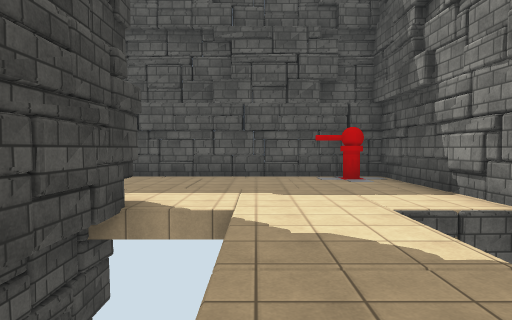
[1] (above)

17 first-person views from a walk through a 3-D level made in the Unity game engine. The camera is 1.4 m above the floor, tilts 2° down and sees 75° across. The floor is counted in squares, 2 m on a side. Each view is taken from the middle of a square. On the plan, view 1 faces up. The plan holds only what a view shows up to about 10 squares ahead; the rest is blank. The place goes on beyond the plan. The player character is not drawn. Some animated figures are not drawn. Surface patterns are stand-ins for the level's own textures.

[2]
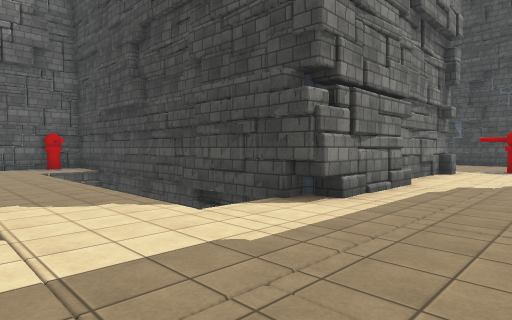

[3]
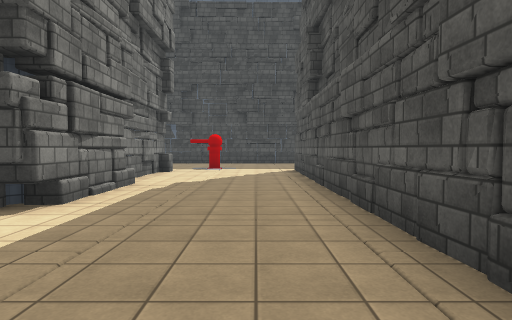

[4]
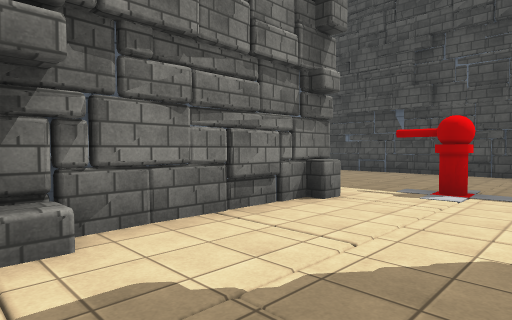

[5]
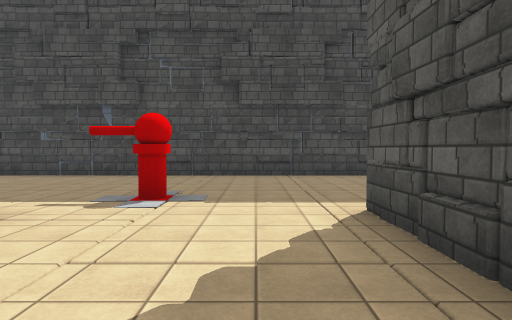

[6]
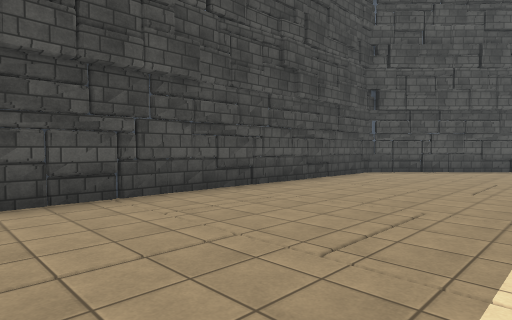

[7]
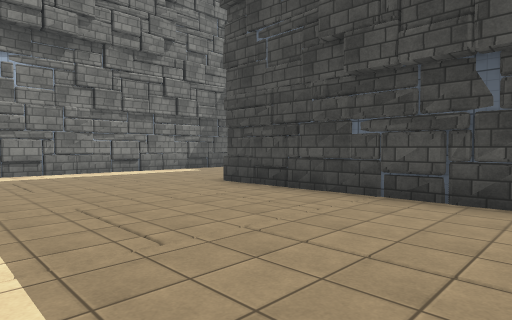

[8]
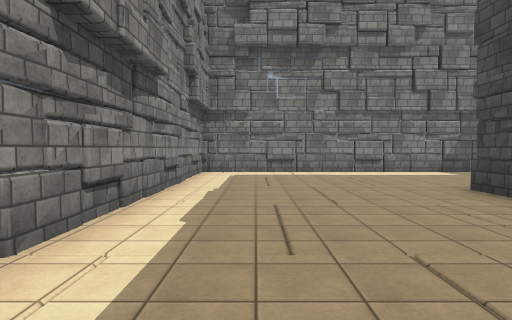

[9]
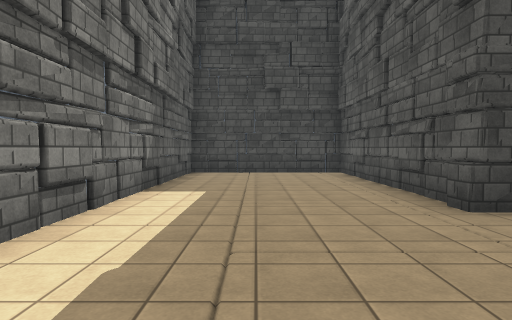

[10]
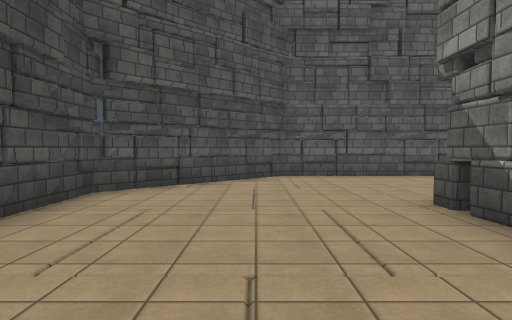

[11]
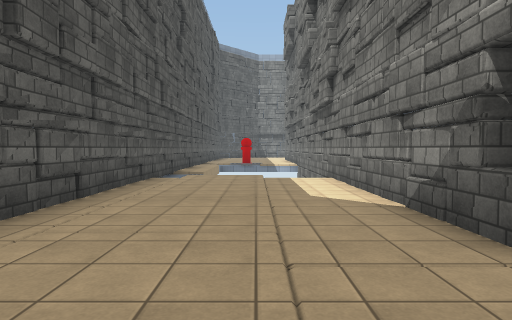

[12]
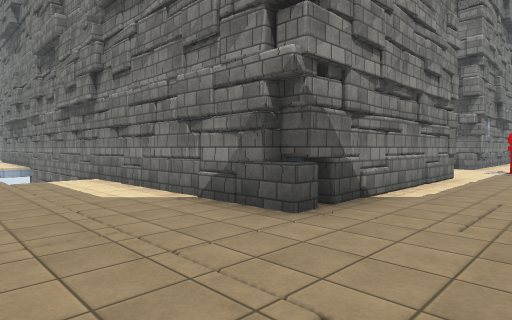

[13]
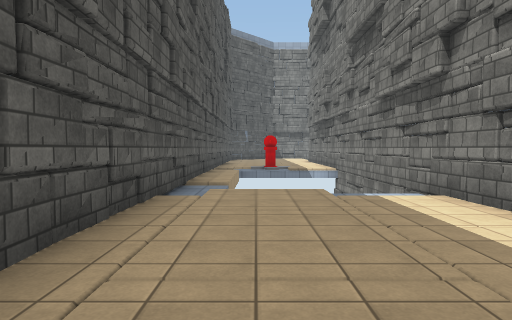

[14]
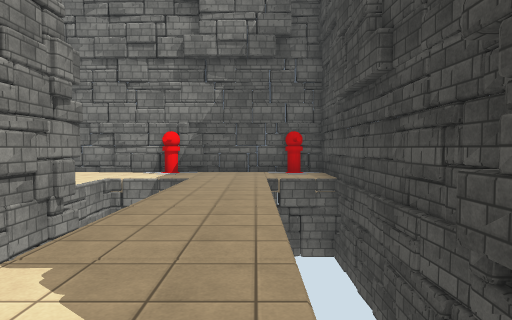

[15]
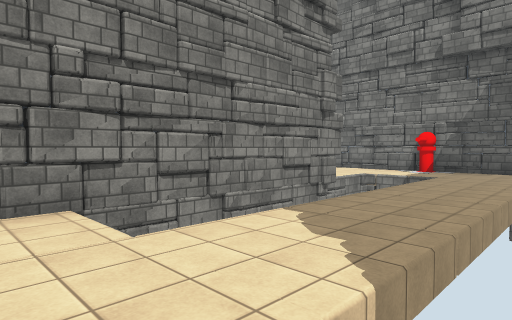

[16]
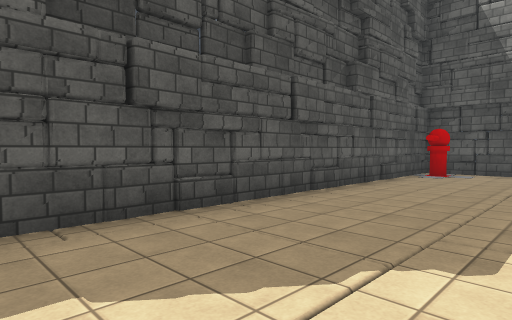

[17]
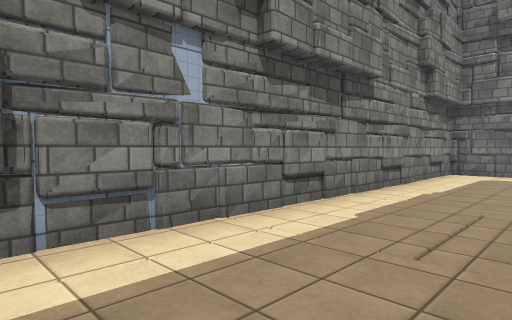

### Floor plan
Key: @ floor where view 1 was taken; # wall or solid block; x gap in a wall; . main floor; - floor 0.25 m lower than the main floor; / step, stairs or slope; = window, fence, low wall or low ledge; T turret.
Columns run from 20 left of view 1 to 5 right of it. Each row starts with its distance up from view 1.
 19          ##############
 18         ##......//-/...
 17        ##.........
 16       ##........./
 15       #........../
 14       #.....#######
 13       #.....#
 12       #.....#
 11       #.....#
 10       #.....#
  9       #.....##########
  8       #...............T#
  7       #................#
  6       #...T............#
  5       #................#
  4       #.....#######....#
  3       #.....#     #=.. #
  2       #.....#     ##..
  1       #.....#      #..
  0       #.....#       @.
 -1 #######.....#       .. #
 -2 #...........#       .. x
 -3 #...........#       ..
 -4 #...........#     # ..
 -5 #...........#     #.......
 -6 #############     #T##T###

Where each view was taken, in squares from view 1:
view 1: 0 up, 0 right, facing up
view 2: 7 up, 2 right, facing down-left
view 3: 7 up, 2 right, facing left
view 4: 7 up, 4 left, facing down-left
view 5: 7 up, 5 left, facing left
view 6: 6 up, 9 left, facing up-left
view 7: 4 up, 9 left, facing down-left
view 8: 4 up, 10 left, facing down
view 9: 4 down, 10 left, facing left
view 10: 10 up, 11 left, facing up
view 11: 16 up, 11 left, facing right
view 12: 17 up, 11 left, facing down-right
view 13: 17 up, 8 left, facing right
view 14: 4 up, 0 right, facing down
view 15: 5 up, 1 left, facing down-right
view 16: 5 up, 7 left, facing up-right
view 17: 4 up, 11 left, facing down-right
